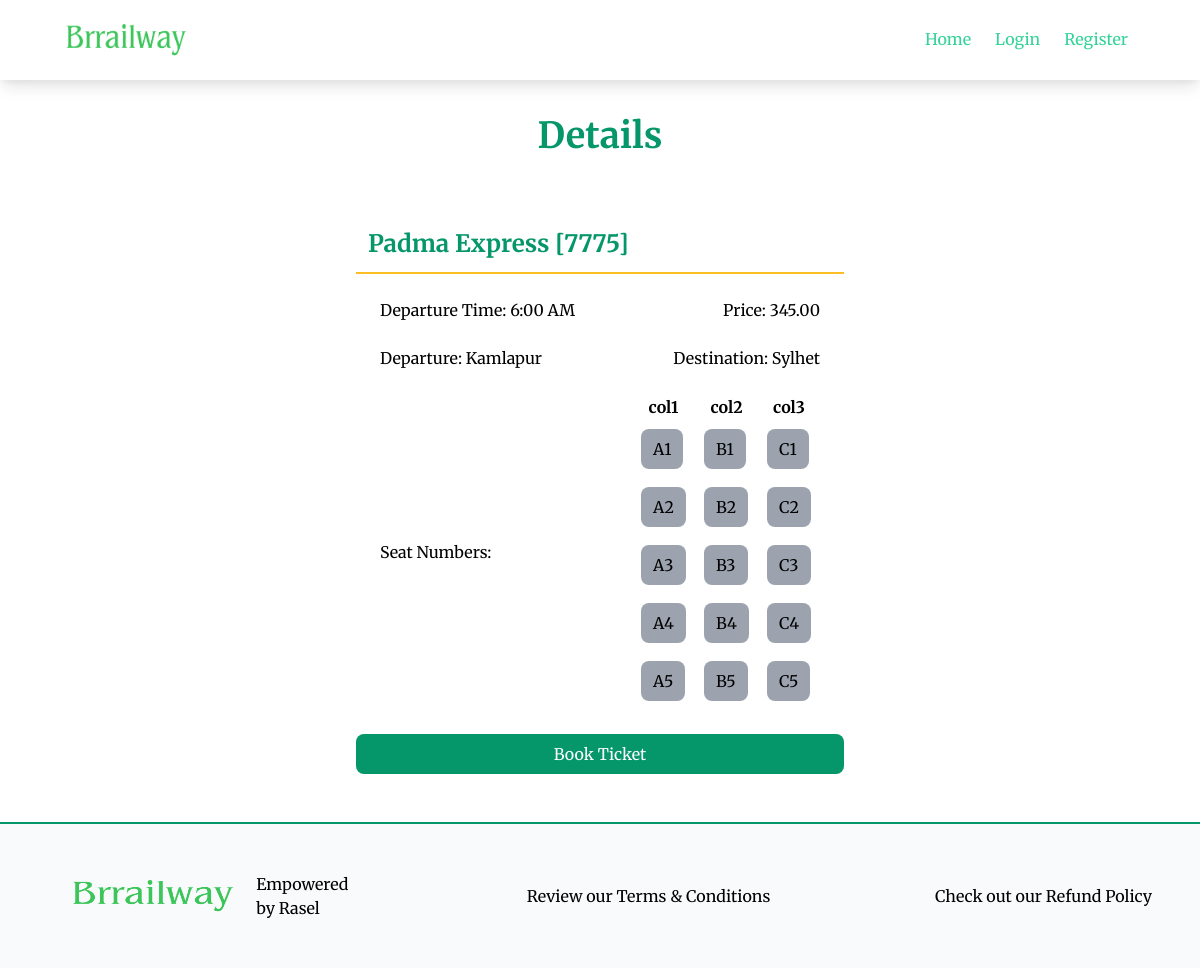
Screenshot of /train/details_train/1 with the database file from the repository.
### train/models.py (models this page shows, shortened)
class Train_list(models.Model):
    name = models.CharField(max_length=100)
    time= models.CharField(max_length=15, choices=TIME_SLOT, blank=True, null=True)
    seat= models.CharField(max_length=15, choices=SEAT_TYPE, blank=True, null=True)
    station= models.ManyToManyField(Station)
    seat_formation = models.ManyToManyField(Seat_formation)
    seat_number = models.CharField(choices=SEAT_NO, max_length=5, blank=True, null=True)
    price = models.DecimalField(max_digits=15, decimal_places = 2, blank=True, null=True)
    destination = models.CharField(max_length=200, choices= DESTINATION, blank=True, null=True)

class Station(models.Model):
    name=models.CharField(max_length=50)
    slug=models.SlugField(max_length=100, unique=True, null=True, blank=True)

### train/views.py (the view)
# urls.py: path('details_train/<int:id>', views.Detail_train.as_view(), name='details_train'),
class Detail_train(DetailView):
    model = Train_list
    pk_url_kwarg = 'id'
    template_name= 'train/detail_train.html'
    context_object_name = 'train'
    def get_context_data(self, **kwargs):
        context = super().get_context_data(**kwargs)
        train = self.get_object()
        stations = train.station.all()
        seat_formations = train.seat_formation.all()
        seat_rows = []
        for seat_form in seat_formations:
            seat_list = seat_form.name.split()
            seat_rows.append(seat_list)
        if train.seat_number:
            seat_numbers = train.seat_number.split(",")
            print(seat_numbers)
        else:
            seat_numbers=[]
        context['stations'] = stations
        context['seat_numbers'] = seat_numbers
        context['seat_rows'] = seat_rows
        return context

### train/templates/train/detail_train.html
{% extends "base.html" %} {% block content %}
<h1 class="font-bold text-4xl text-center mt-6 py-3 text-green-600">Details</h1>
<div class="">
  <div class="my-12 px-14 w-1/2 mx-auto">
    <h1
      class="text-2xl font-bold text-green-600 p-3 border-b-2 border-yellow-400"
    >
      {{train.name}}
    </h1>
    <div class="flex justify-between m-6">
      <h1 class="">Departure Time: {{train.time}}</h1>
      <h1>Price: {{train.price}}</h1>
    </div>
    <div class="flex justify-between m-6">
      {% for station in stations %}
      <h1>Departure: {{station.name}}</h1>
      {% endfor %}
      <h1>Destination: {{train.destination}}</h1>
    </div>
    <div class="flex justify-between items-center m-6">
      <h1>Seat Numbers:</h1>
      <table>
        <thead>
          <tr>
            <th>col1</th>
            <th>col2</th>
            <th>col3</th>
          </tr>
        </thead>
        <tbody>
          {% for row in seat_rows %}
          <tr>
            {% for seat in row %}
            <td>
              <button class="bg-gray-400 px-3 py-2 rounded-lg mx-2 my-2">
                {{ seat }}
              </button>
            </td>
            {% endfor %}
          </tr>
          {% endfor %}
        </tbody>
      </table>
    </div>
    <a href="{% url 'buy' train.id %}">
      <button class="w-full py-2 bg-green-600 text-white rounded-lg">
        Book Ticket
      </button>
    </a>
  </div>
</div>
{% endblock content %}

### core/templates/base.html (style rules this page uses)
body { font-family: "Merriweather", serif; }

### rows the page displays
Train_list: name "Padma Express [7775]", time "6:00 AM", price "345.00", destination "Sylhet"
Station: name "Kamlapur"

### other values shown
{{ seat }} "A1" "B1" "C1" "A2" "B2" "C2" "A3" "B3" "C3" "A4" "B4" "C4" "A5" "B5" "C5"
